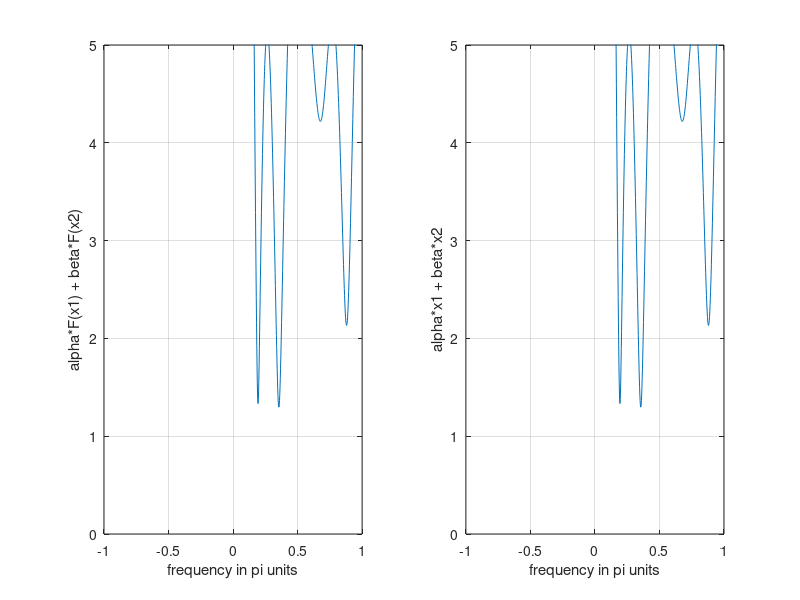

Write MATLAB code to recreate this figure.
%function [x, n] = dtft(x1, x2)
x1 = rand(1, 11); 
x2 = rand(1, 11);
n = 0:10;
alpha = 2;
beta = 3; 
k = 0:500;
w = (pi/500)*k;

%calculate DTFT of x1 and x2
X1 = x1 * (exp(-j*pi/500)).^(n'*k); %DTFT of x1
X2 = x2 * (exp(-j*pi/500)).^(n'*k); %DTFT of x2
X_check = alpha*X1 + beta*X2;

%calculate x as alpha*x1 + beta*x2
x = alpha*x1 + beta*x2;
X = x *(exp(-j*pi/500)).^(n'*k); % DTFT of x

subplot(1,2,1);
plot(w/pi, abs(X_check));
grid;
axis([-1 1 0 5]);
xlabel('frequency in pi units');
ylabel('alpha*F(x1) + beta*F(x2)');

subplot(1,2,2);
plot(w/pi, abs(X_check));
grid;
axis([-1 1 0 5]);
xlabel('frequency in pi units');
ylabel('alpha*x1 + beta*x2');
error = max(abs(X-X_check))